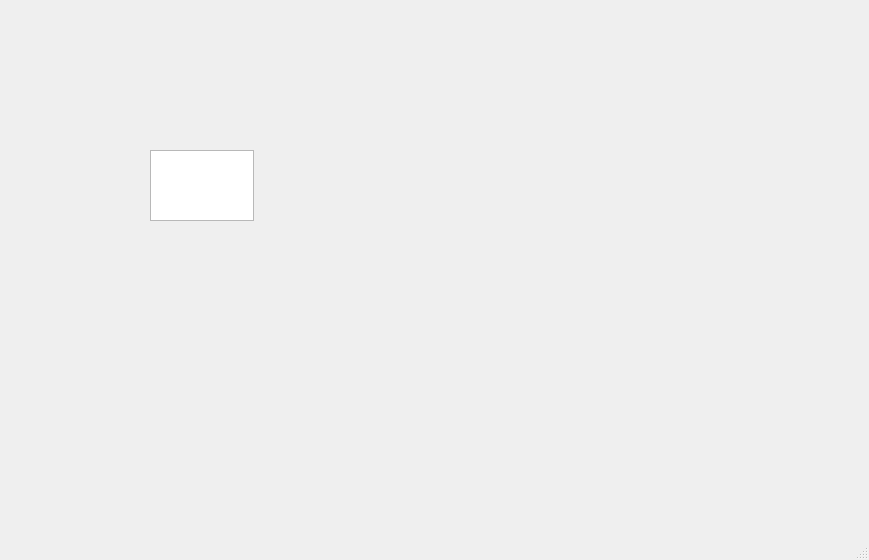
<?xml version="1.0" encoding="UTF-8"?>
<ui version="4.0">
 <class>MainWindow</class>
 <widget class="QMainWindow" name="MainWindow">
  <property name="geometry">
   <rect>
    <x>0</x>
    <y>0</y>
    <width>869</width>
    <height>560</height>
   </rect>
  </property>
  <property name="windowTitle">
   <string>MainWindow</string>
  </property>
  <widget class="QWidget" name="centralwidget">
   <widget class="QTextEdit" name="textEdit">
    <property name="geometry">
     <rect>
      <x>150</x>
      <y>150</y>
      <width>104</width>
      <height>71</height>
     </rect>
    </property>
   </widget>
  </widget>
  <widget class="QMenuBar" name="menubar">
   <property name="geometry">
    <rect>
     <x>0</x>
     <y>0</y>
     <width>869</width>
     <height>22</height>
    </rect>
   </property>
  </widget>
  <widget class="QStatusBar" name="statusbar"/>
 </widget>
 <resources/>
 <connections/>
</ui>
